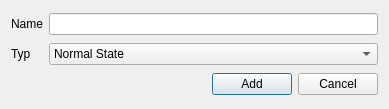
<?xml version="1.0" encoding="UTF-8"?>
<ui version="4.0">
 <class>addStateDialog</class>
 <widget class="QDialog" name="addStateDialog">
  <property name="geometry">
   <rect>
    <x>0</x>
    <y>0</y>
    <width>389</width>
    <height>109</height>
   </rect>
  </property>
  <property name="windowTitle">
   <string>Dialog</string>
  </property>
  <layout class="QGridLayout" name="gridLayout">
   <item row="0" column="0">
    <widget class="QLabel" name="label">
     <property name="text">
      <string>Name</string>
     </property>
    </widget>
   </item>
   <item row="0" column="1">
    <widget class="QLineEdit" name="lineEdit_stateName"/>
   </item>
   <item row="1" column="0">
    <widget class="QLabel" name="label_2">
     <property name="text">
      <string>Typ</string>
     </property>
    </widget>
   </item>
   <item row="1" column="1">
    <widget class="QComboBox" name="comboBox_type">
     <item>
      <property name="text">
       <string>Normal State</string>
      </property>
     </item>
     <item>
      <property name="text">
       <string>Start State</string>
      </property>
     </item>
     <item>
      <property name="text">
       <string>End State</string>
      </property>
     </item>
    </widget>
   </item>
   <item row="2" column="1">
    <layout class="QHBoxLayout" name="horizontalLayout">
     <item>
      <spacer name="horizontalSpacer">
       <property name="orientation">
        <enum>Qt::Horizontal</enum>
       </property>
       <property name="sizeHint" stdset="0">
        <size>
         <width>40</width>
         <height>20</height>
        </size>
       </property>
      </spacer>
     </item>
     <item>
      <widget class="QPushButton" name="pushButton_ok">
       <property name="text">
        <string>Add</string>
       </property>
      </widget>
     </item>
     <item>
      <widget class="QPushButton" name="pushButton_cancel">
       <property name="text">
        <string>Cancel</string>
       </property>
      </widget>
     </item>
    </layout>
   </item>
  </layout>
 </widget>
 <resources/>
 <connections/>
</ui>
